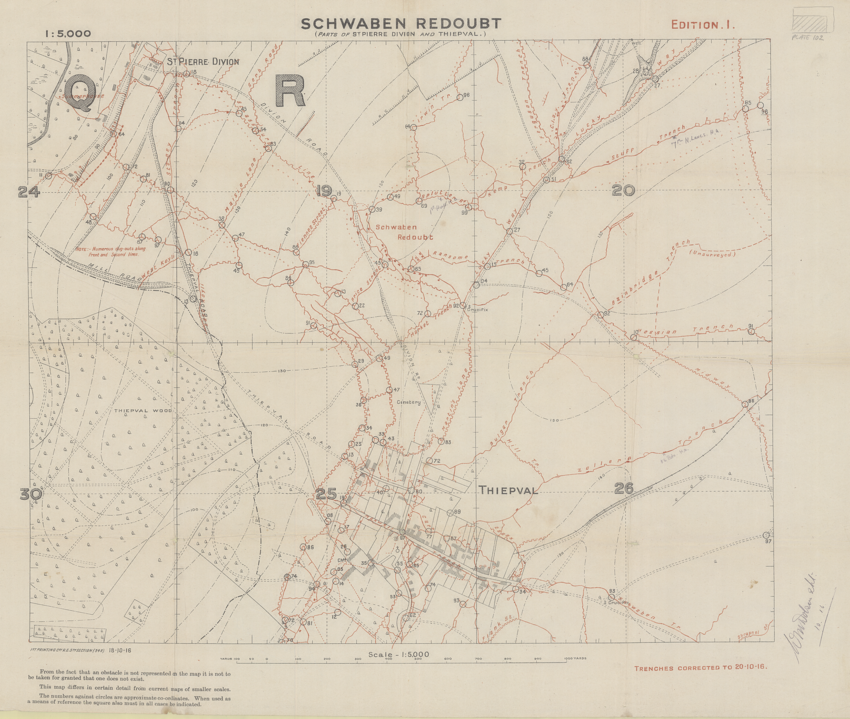
#> input picture refs/thiepval/schwaben_1-5000_ed1_corrected_1916-10-20.png, 850 x 719 px
$ python thiepval.py
#> lines starting #> are read from the running program, lines starting #| are printed output that depends on the picture; after the words box and inside, x2 and y2 are one past the last pixel; in counts of white or black regions, pixels touching at a corner belong together
# Georeferenced trench lines from the 1:5000 Schwaben Redoubt sheet (Edition 1, trenches corrected
# to 20-10-16) -> data/thiepval.json and web/thiepval_map.jpg.
# Fit: scale from the sheet's 1000-yard grid (298 px = 914.4 m); position and rotation fitted so the
# sheet's German front line (traced by hand below) matches the front line traced from the 1:20000
# sheets; checked by the Thiepval Memorial landing on the chateau site.
import os
import json, sys, numpy as np, cv2
from PIL import Image
from skimage.morphology import skeletonize
ROOT = os.path.dirname(os.path.dirname(os.path.abspath(__file__)))
SRC = f'{ROOT}/refs/thiepval/schwaben_1-5000_ed1_corrected_1916-10-20.png'
FIT = dict(uc=425, vc=340, X0=-2247.1, Z0=261.8, th=np.radians(-3.0), s=3.07)
FRAME = (30, 43, 771, 641)          # map frame in sheet pixels
FRONT_PX = [(281,643),(285,620),(288,577),(302,547),(312,513),(318,497),(340,457),(352,443),(362,428),(363,400),(357,363),(353,340),(347,320),(343,305),(325,290),(300,265),(265,245),(230,238),(195,237)]
MASK_OUT = [(368,220,440,248), (70,240,150,262), (650,240,760,262)]  # red lettering: 'Schwaben Redoubt', the dug-out note, '(Unsurveyed)'

def to_local(u, v):
    c, s_ = np.cos(FIT['th']), np.sin(FIT['th']); du = np.asarray(u) - FIT['uc']; dv = np.asarray(v) - FIT['vc']
    return FIT['X0'] + FIT['s'] * (c * du - s_ * dv), FIT['Z0'] + FIT['s'] * (s_ * du + c * dv)

im = np.array(Image.open(SRC).convert('RGB')).astype(int)
r, g, b = im[..., 0], im[..., 1], im[..., 2]
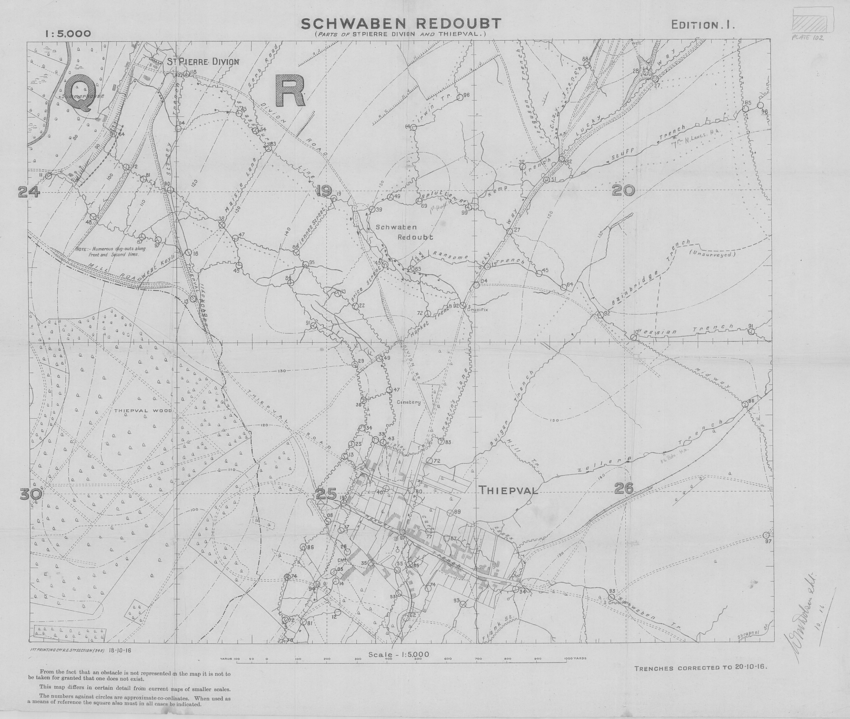
#> g: shape (719, 850) int64; min 81, max 223, mean 207.4
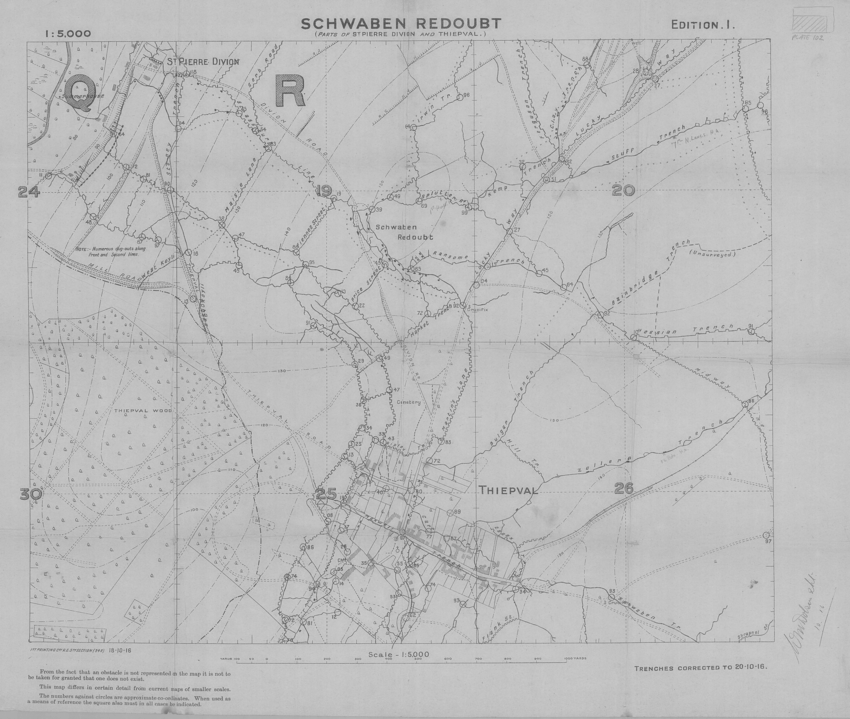
#> b: shape (719, 850) int64; min 79, max 205, mean 188.3
red = ((r - g) > 18) & ((r - b) > 24) & (r > 100) & (r - g > 0.25 * (255 - g))
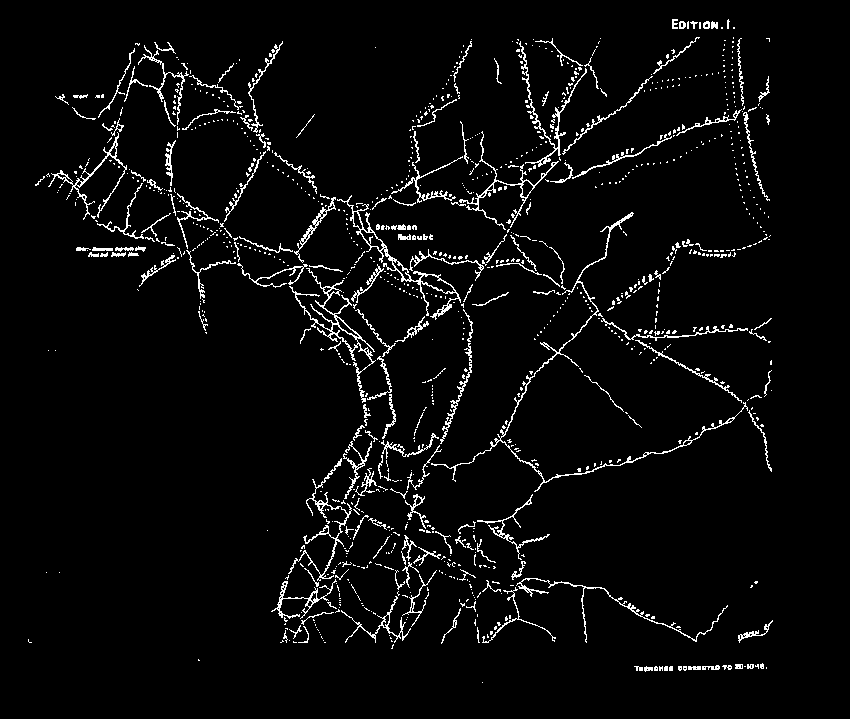
#> red: shape (719, 850) bool; 4% white in thin lines or dots, all inside (x1, y1, x2, y2) = (28, 19, 773, 683)
x0, y0, x1, y1 = FRAME
red[:y0, :] = False; red[y1:, :] = False; red[:, :x0] = False; red[:, x1:] = False
#> after `red[y1:, :] = False`: red: shape (719, 850) bool; 3.9% white in thin lines or dots, all inside (x1, y1, x2, y2) = (28, 43, 773, 641)
#> after `red[:, :x0] = False`: red: shape (719, 850) bool; 3.9% white in thin lines or dots, all inside (x1, y1, x2, y2) = (35, 43, 773, 641)
#> after `red[:, x1:] = False`: red: shape (719, 850) bool; 3.9% white in thin lines or dots, all inside (x1, y1, x2, y2) = (35, 43, 771, 641)
for a, b_, c_, d_ in MASK_OUT: red[b_:d_, a:c_] = False
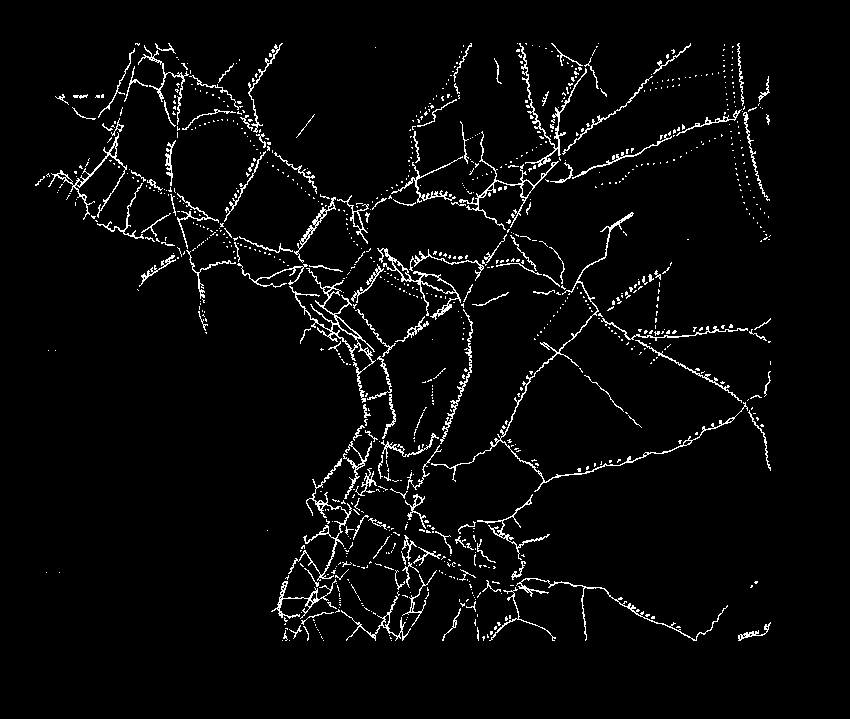
#> red: shape (719, 850) bool; 3.7% white in thin lines or dots, all inside (x1, y1, x2, y2) = (35, 43, 771, 641)
m = cv2.morphologyEx(red.astype(np.uint8), cv2.MORPH_CLOSE, cv2.getStructuringElement(cv2.MORPH_ELLIPSE, (5, 5)))
#> m: shape (719, 850); values 0 (black) and 1 (white), 5.5% white; 358 white regions (321 under 20 px), largest, box (x1, y1, x2, y2) and area: (35, 43, 691, 641) 19503, (390, 212, 771, 499) 4169, (138, 43, 317, 222) 2455
n, lab, st, _ = cv2.connectedComponentsWithStats(m, 8)
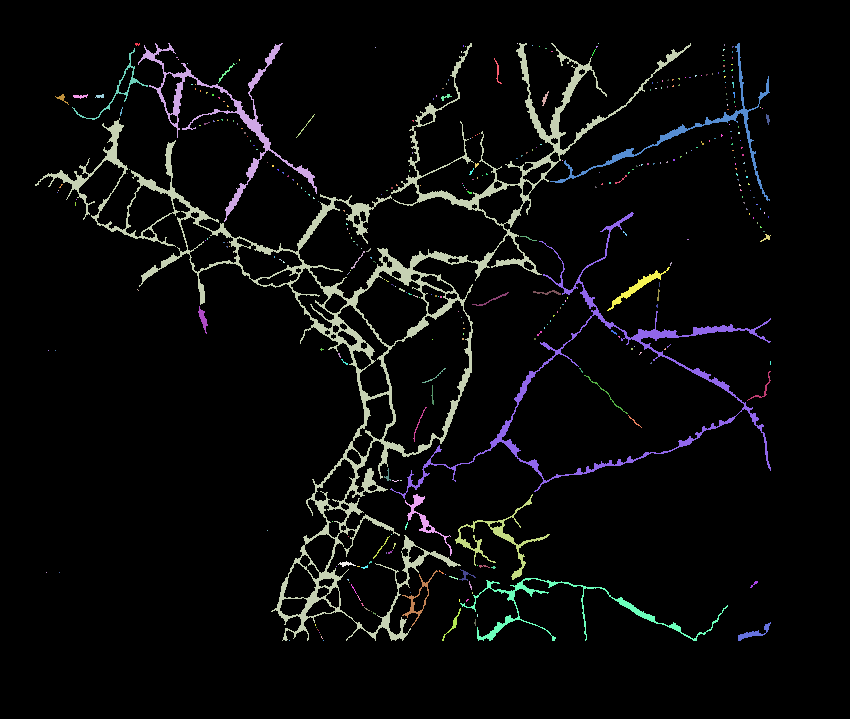
#> lab: shape (719, 850) int32; 359 distinct labels, from 0 to 358; one colour per label, 0 black
#> n = 359; st = 359 rows, first 6: [0, 0, 850, 719, 577728], [135, 43, 5, 3, 11], [138, 43, 179, 179, 2455], [35, 43, 656, 598, 19503], [517, 43, 1, 1, 1], [598, 43, 1, 1, 1]
for i in range(1, n):
    if st[i, cv2.CC_STAT_AREA] < 25: m[lab == i] = 0
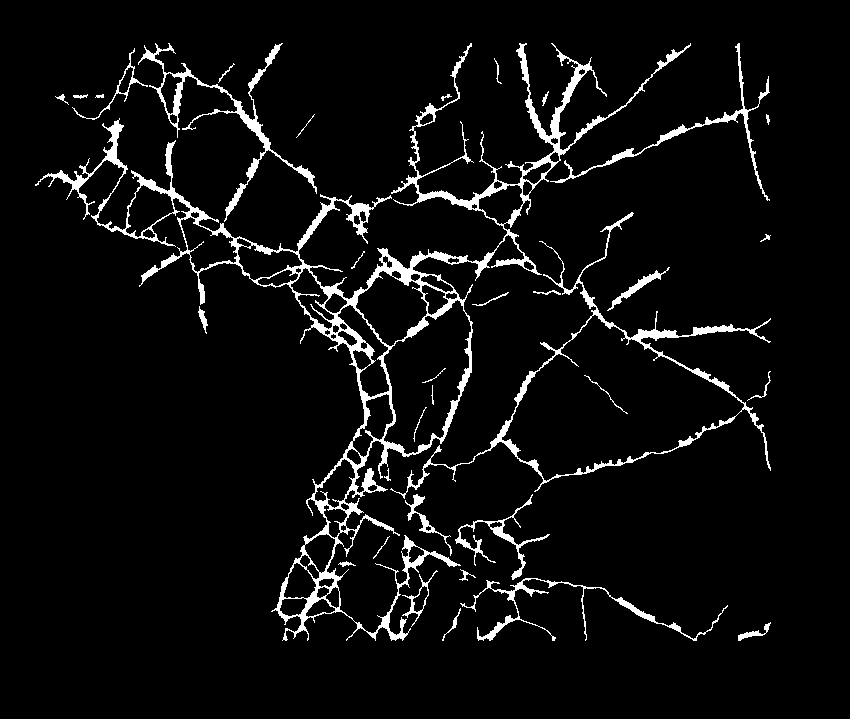
#> m: shape (719, 850); values 0 (black) and 1 (white), 5.3% white; 35 white regions, largest, box (x1, y1, x2, y2) and area: (35, 43, 691, 641) 19503, (390, 212, 771, 499) 4169, (138, 43, 317, 222) 2455
sk = skeletonize(m > 0)
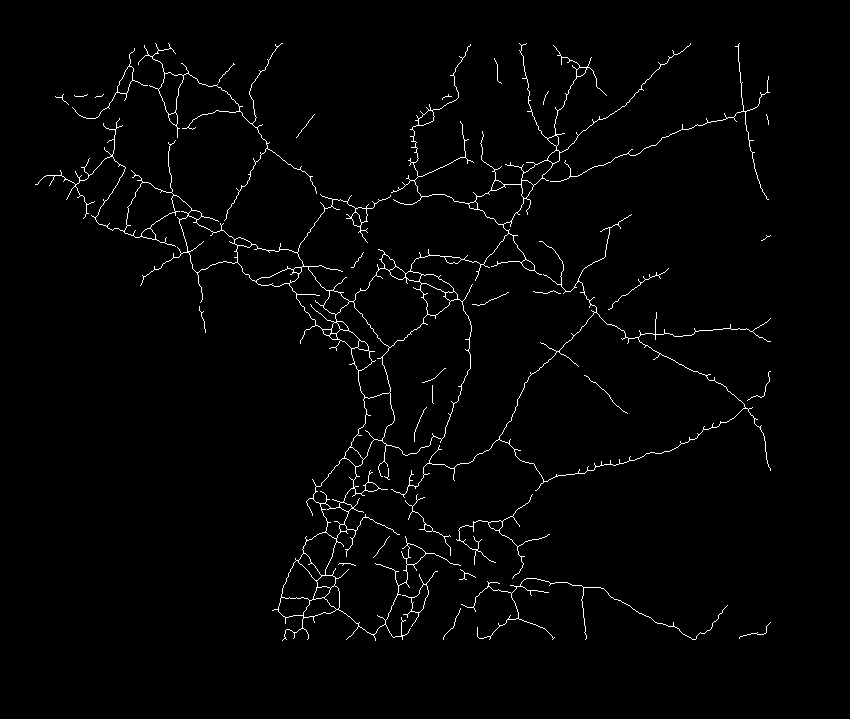
#> sk: shape (719, 850) bool; 1.8% white in thin lines or dots, all inside (x1, y1, x2, y2) = (35, 43, 771, 641)
H, W = sk.shape
#> H = 719; W = 850
nb = [(-1,-1),(-1,0),(-1,1),(0,-1),(0,1),(1,-1),(1,0),(1,1)]
def neigh(y, x): return [(y+dy, x+dx) for dy, dx in nb if 0 <= y+dy < H and 0 <= x+dx < W and sk[y+dy, x+dx]]
deg = {(y, x): len(neigh(y, x)) for y, x in zip(*np.nonzero(sk))}
#> deg = 10740 items
seen = set(); paths = []
def walk(start, nxt):
#> called with start = (43, 155), nxt = (44, 156)
    path = [start, nxt]; seen.add((start, nxt)); seen.add((nxt, start)); prev, cur = start, nxt
#> after `path = [start, nxt]`: path = [(43, 155), (44, 156)]
#> after `prev, cur = (start, nxt)`: prev = (43, 155); cur = (44, 156)
    while deg.get(cur, 0) == 2:
        cand = [q for q in neigh(*cur) if q != prev and (cur, q) not in seen]
        if not cand: break
        prev, cur = cur, cand[0]; seen.add((prev, cur)); seen.add((cur, prev)); path.append(cur)
#> this loop made 5 passes
#> (prev, cur) on passes 1 to 5: ((44, 156), (45, 156)), ((45, 156), (46, 156)), ((46, 156), (47, 157)), ((47, 157), (48, 157)), ((48, 157), (49, 158))
#> after the loop, path = [(43, 155), (44, 156), (45, 156), (46, 156), (47, 157), (48, 157), (49, 158)]; seen = 12 items
    return path
for p, d in deg.items():
    if d != 2:
        for q in neigh(*p):
            if (p, q) not in seen: paths.append(walk(p, q))
for p, d in deg.items():  # closed loops
    if d == 2:
        for q in neigh(*p):
            if (p, q) not in seen: paths.append(walk(p, q))
# join path ends that nearly meet (gaps left by broken ink), end to end, while the result stays straight-ish
paths = [np.array([[x, y] for y, x in P], float) for P in paths if len(P) >= 3]
def ends(P): return [(P[0], P[0] - P[min(4, len(P) - 1)]), (P[-1], P[-1] - P[max(-5, -len(P))])]
merged = True
while merged:
    merged = False
    for i in range(len(paths)):
        for j in range(i + 1, len(paths)):
            A, B = paths[i], paths[j]
            for ai, (pa, da) in enumerate(ends(A)):
                for bi, (pb, db) in enumerate(ends(B)):
                    gap = pb - pa; L = np.hypot(*gap)
                    if L > 9 or L < 1e-6: continue
                    na, nb_ = da / (np.hypot(*da) + 1e-9), db / (np.hypot(*db) + 1e-9)
                    if np.dot(na, gap / L) < 0.5 or np.dot(nb_, -gap / L) < 0.5: continue
                    A2 = A if ai == 1 else A[::-1]; B2 = B if bi == 0 else B[::-1]
                    paths[i] = np.vstack([A2, B2]); paths.pop(j); merged = True; break
                if merged: break
            if merged: break
        if merged: break
out = []
for P in paths:
    if len(P) < 8: continue
    pts = P.astype(np.float32).reshape(-1, 1, 2)
    pts = cv2.approxPolyDP(pts, 0.7, False).reshape(-1, 2)
    X, Z = to_local(pts[:, 0], pts[:, 1])
    out.append([[round(float(x), 1), round(float(z), 1)] for x, z in zip(X, Z)])
fx, fz = to_local([p[0] for p in FRONT_PX], [p[1] for p in FRONT_PX])
corners = [to_local(u, v) for u, v in [(x0, y0), (x1, y0), (x1, y1), (x0, y1)]]
json.dump({'source': 'Schwaben Redoubt 1:5000, Edition 1, trenches corrected to 20-10-16 (sheet 57D SE, squares Q24, R19, R20, R25, R26, Q30)',
           'fit': {k: float(v) for k, v in FIT.items()}, 'frame_px': FRAME, 'size_px': [W, H],
           'corners': [[round(float(x), 1), round(float(z), 1)] for x, z in corners],
           'front': [[round(float(x), 1), round(float(z), 1)] for x, z in zip(fx, fz)], 'trenches': out},
          open(f'{ROOT}/data/thiepval.json', 'w'))
# the sheet itself, as an overlay image (whole sheet; the client maps pixels with the fit)
Image.open(SRC).convert('RGB').save(f'{ROOT}/web/thiepval_map.jpg', quality=85)
print(len(out), 'trench lines;', sum(len(p) for p in out), 'points')
